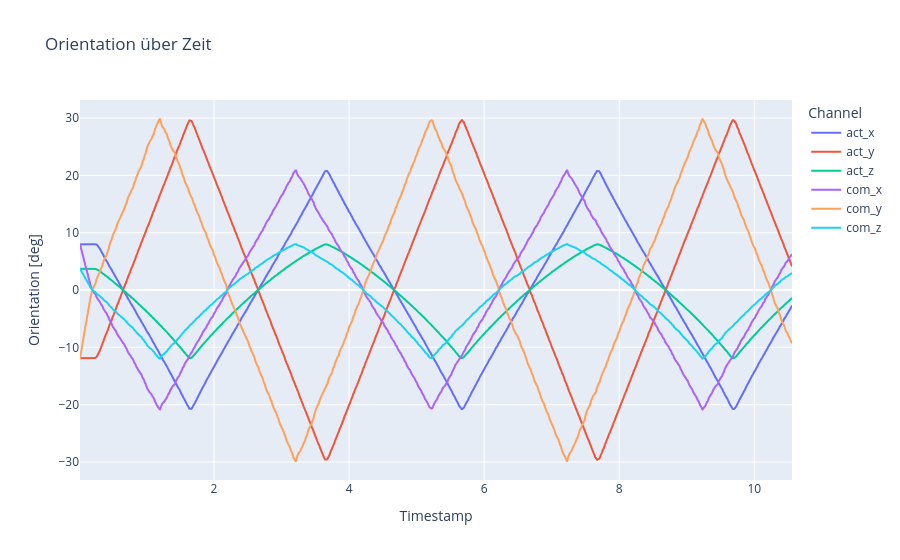

Notebook source saved alongside this figure:
### Markdown cell above
orientation over time

### Code cell
# 1) DataFrame anlegen
df = pd.DataFrame({
    'timestamp': timestamps,
    'act_x': rpy_act[:, 0],
    'act_y': rpy_act[:, 1],
    'act_z': rpy_act[:, 2],
    'com_x': rpy_com[:, 0],
    'com_y': rpy_com[:, 1],
    'com_z': rpy_com[:, 2],
})

# 1) In Long-Form umwandeln
df_long = df.melt(
    id_vars='timestamp',
    value_vars=df.columns[1:],
    var_name='Channel',
    value_name='Orientation [deg]'
)

# 2) Plot bauen
fig = px.line(
    df_long,
    x='timestamp',
    y='Orientation [deg]',
    color='Channel',
    title="Orientation über Zeit",
    labels={'timestamp': 'Timestamp'}
)

# 3) Achsen anpassen
fig.update_xaxes(
    tickformat="%H:%M:%S\n%d-%m-%Y",
)

fig.show()

### Figure 1 — Plotly figure (JSON) as saved in the notebook; plotly's stock layout.template omitted (floating-point values rounded to 4 significant figures; data arrays with more than 128 entries replaced by an {"elided": "..."} marker saying what was removed)
{"data": [{"hovertemplate": "Channel=act_x<br>Timestamp=%{x}<br>Orientation [deg]=%{y}<extra></extra>", "legendgroup": "act_x", "line": {"color": "#636efa", "dash": "solid"}, "marker": {"symbol": "circle"}, "mode": "lines", "name": "act_x", "showlegend": true, "type": "scattergl", "x": {"elided": "856 float values"}, "xaxis": "x", "y": {"elided": "856 float values"}, "yaxis": "y"}, {"hovertemplate": "Channel=act_y<br>Timestamp=%{x}<br>Orientation [deg]=%{y}<extra></extra>", "legendgroup": "act_y", "line": {"color": "#EF553B", "dash": "solid"}, "marker": {"symbol": "circle"}, "mode": "lines", "name": "act_y", "showlegend": true, "type": "scattergl", "x": {"elided": "856 float values"}, "xaxis": "x", "y": {"elided": "856 float values"}, "yaxis": "y"}, {"hovertemplate": "Channel=act_z<br>Timestamp=%{x}<br>Orientation [deg]=%{y}<extra></extra>", "legendgroup": "act_z", "line": {"color": "#00cc96", "dash": "solid"}, "marker": {"symbol": "circle"}, "mode": "lines", "name": "act_z", "showlegend": true, "type": "scattergl", "x": {"elided": "856 float values"}, "xaxis": "x", "y": {"elided": "856 float values"}, "yaxis": "y"}, {"hovertemplate": "Channel=com_x<br>Timestamp=%{x}<br>Orientation [deg]=%{y}<extra></extra>", "legendgroup": "com_x", "line": {"color": "#ab63fa", "dash": "solid"}, "marker": {"symbol": "circle"}, "mode": "lines", "name": "com_x", "showlegend": true, "type": "scattergl", "x": {"elided": "856 float values"}, "xaxis": "x", "y": {"elided": "856 float values"}, "yaxis": "y"}, {"hovertemplate": "Channel=com_y<br>Timestamp=%{x}<br>Orientation [deg]=%{y}<extra></extra>", "legendgroup": "com_y", "line": {"color": "#FFA15A", "dash": "solid"}, "marker": {"symbol": "circle"}, "mode": "lines", "name": "com_y", "showlegend": true, "type": "scattergl", "x": {"elided": "856 float values"}, "xaxis": "x", "y": {"elided": "856 float values"}, "yaxis": "y"}, {"hovertemplate": "Channel=com_z<br>Timestamp=%{x}<br>Orientation [deg]=%{y}<extra></extra>", "legendgroup": "com_z", "line": {"color": "#19d3f3", "dash": "solid"}, "marker": {"symbol": "circle"}, "mode": "lines", "name": "com_z", "showlegend": true, "type": "scattergl", "x": {"elided": "856 float values"}, "xaxis": "x", "y": {"elided": "856 float values"}, "yaxis": "y"}], "layout": {"legend": {"title": {"text": "Channel"}, "tracegroupgap": 0}, "title": {"text": "Orientation über Zeit"}, "xaxis": {"anchor": "y", "domain": [0, 1], "tickformat": "%H:%M:%S\n%d-%m-%Y", "title": {"text": "Timestamp"}}, "yaxis": {"anchor": "x", "domain": [0, 1], "title": {"text": "Orientation [deg]"}}}}
